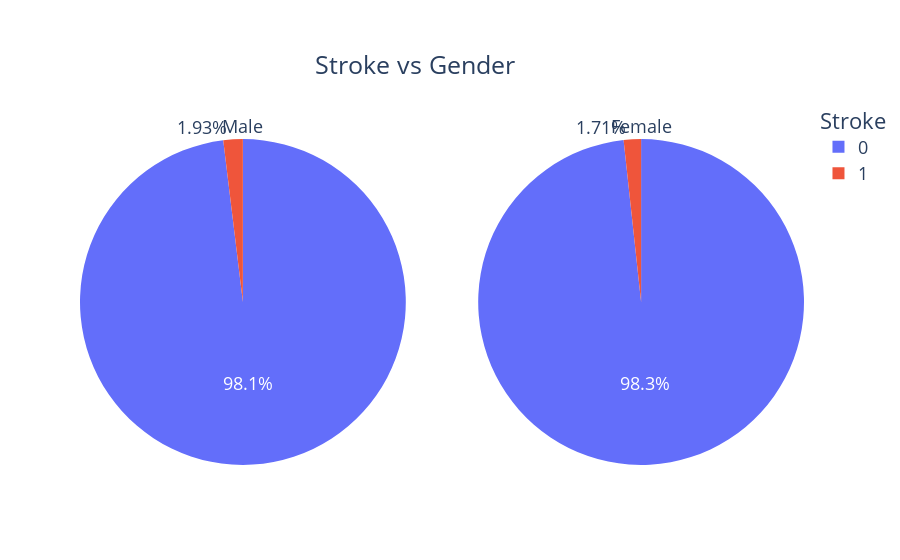

Notebook code cell kept with this figure:
### Code cell
counts0 = Counter(df[df['gender']=='Male']['stroke'])
counts1 = Counter(df[df['gender']=='Female']['stroke'])
fig = make_subplots(rows=1, cols=2, specs=[[{"type": "pie"}, {"type": "pie"}]])

fig.add_trace(go.Pie(
     values=[item[1] for item in sorted(counts0.items())],
     labels=[item[0] for item in sorted(counts0.items())],
     domain=dict(x=[0, 0.5]),
     name="Male",title='Male'), 
     row=1, col=1)

fig.add_trace(go.Pie(
     values=[item[1] for item in sorted(counts1.items())],
     labels=[item[0] for item in sorted(counts1.items())],
     domain=dict(x=[0.5, 1.0]),
     name="Female",title='Female'),
    row=1, col=2)

fig.update_layout(
    title={'text':'Stroke vs Gender','xanchor':'left','yanchor': 'top','y':0.9,'x':0.35},
    xaxis_title="X Axis Title",
    yaxis_title="Y Axis Title",
    legend_title="Stroke",
    font=dict(size=18)
)

fig.show()

### Figure 1 — Plotly figure (JSON) as saved in the notebook; plotly's stock layout.template omitted (floating-point values rounded to 4 significant figures)
{"data": [{"domain": {"x": [0, 0.45], "y": [0, 1]}, "labels": [0, 1], "name": "Male", "title": {"text": "Male"}, "type": "pie", "values": [17963, 353]}, {"domain": {"x": [0.55, 1], "y": [0, 1]}, "labels": [0, 1], "name": "Female", "title": {"text": "Female"}, "type": "pie", "values": [24644, 430]}], "layout": {"font": {"size": 18}, "legend": {"title": {"text": "Stroke"}}, "title": {"text": "Stroke vs Gender", "x": 0.35, "xanchor": "left", "y": 0.9, "yanchor": "top"}, "xaxis": {"title": {"text": "X Axis Title"}}, "yaxis": {"title": {"text": "Y Axis Title"}}}}
